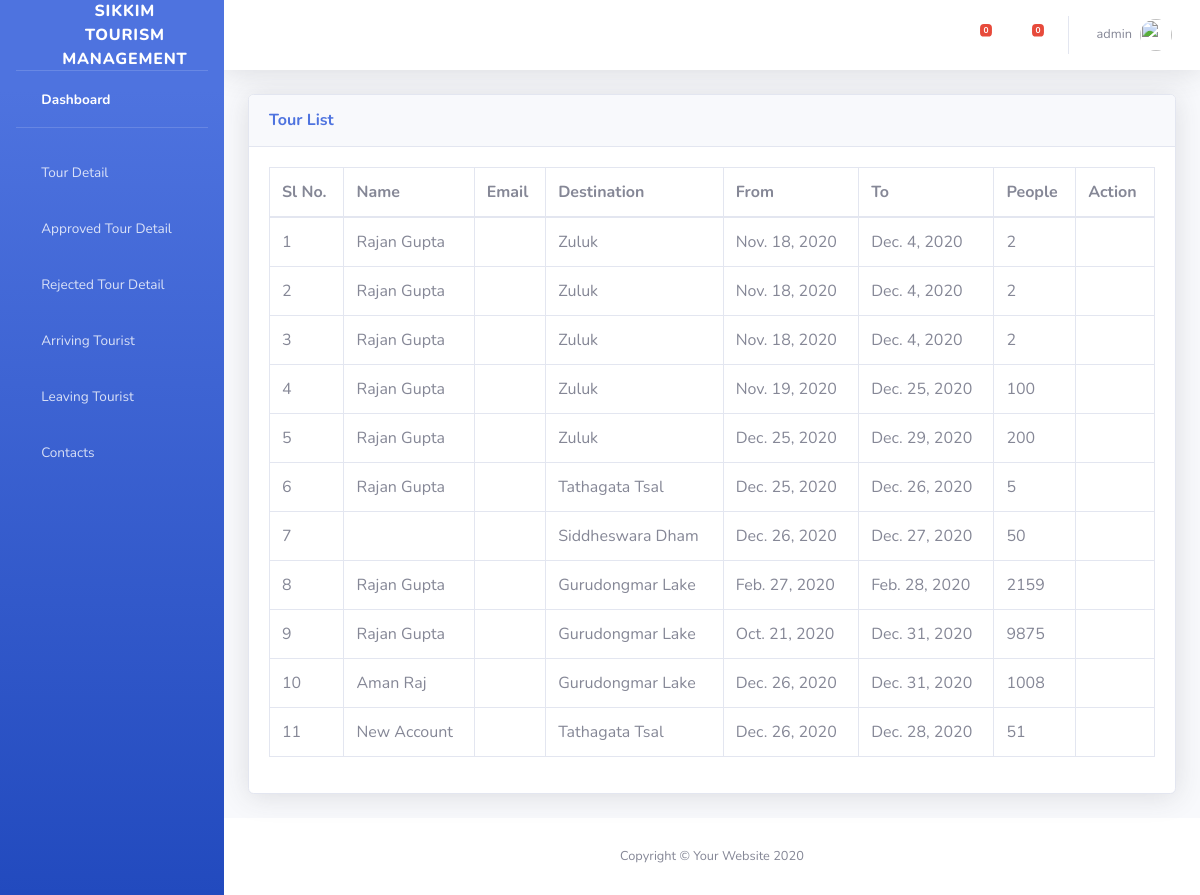
Page /Tour/?Approve=1 (signed in) on the committed database.
### signup/models.py (models this page shows)
class Tour(models.Model):
    destination = models.ForeignKey(Destinations, on_delete=models.CASCADE)
    user = models.ForeignKey(User, on_delete=models.CASCADE)
    datefrom = models.DateField(_("From"), auto_now=False, auto_now_add=False)
    dateto = models.DateField(_("To"), auto_now=False, auto_now_add=False)
    people = models.IntegerField(_("No of People"))
    read = models.BooleanField(default=False)
    arriving = models.BooleanField(default=False)
    leaving = models.BooleanField(default=False)
    timenow = models.DateTimeField(auto_now=True)
    approve = models.BooleanField(null=True, blank=True)

class Destinations(models.Model):
    name = models.CharField(_("Name"), max_length=50)
    address = models.CharField(_("Address"), max_length=100)
    description = models.CharField(_("Description"), max_length=100)
    image = models.CharField(_("Image"), max_length=50)
    text = models.TextField(_("Text"))

### signup/views.py (the view)
# urls.py: path('Tour/', views.TourView.as_view(), name="tour"),
class TourView(LoginRequiredMixin, ListView):
    model = Tour
    template_name="admin/tables.html"
    def get_queryset(self, *args, **kwargs):
        qs = super(TourView, self).get_queryset(*args, **kwargs)
        if 'Approve' in self.request.GET:
            return qs.filter(approve=True)
        elif 'Rejected' in self.request.GET:
            return qs.filter(approve=False)
        elif 'Today' in self.request.GET:
            return qs.filter(approve=True, datefrom = datetime.date.today())
        elif 'Todayleaving' in self.request.GET:
            return qs.filter(approve=True, dateto = datetime.date.today())
        else:
            return qs.filter(approve=None)
    def get_context_data(self, **kwargs):
        context = super(TourView, self).get_context_data(**kwargs)
        context['tp'] = True
        t = Tour.objects.all()
        t.update(read=True)
        context['messages'] = Contact.objects.filter(read=False)
        return context

### template/admin/tables.html (shortened to what this page needs)
  {% extends 'admin/adminbase.html' %}
  {% load static%}
    {% block css%}
    <link href="{% static 'vendor/datatables/dataTables.bootstrap4.min.css' %}" rel="stylesheet">
    {% endblock%}
        {% block content%}
                <div class="container-fluid">
                    <div class="card shadow mb-4">
                        <div class="card-header py-3">
                            <h6 class="m-0 font-weight-bold text-primary">Tour List</h6>
                        </div>
                        <div class="card-body">
                            <div class="table-responsive">
                                <table class="table table-bordered" id="dataTable" width="100%" cellspacing="0">
                                    <thead>
                                        <tr>
                                            <th>Sl No.</th>
                                            <th>Name</th>
                                            <th>Email</th>
                                            <th>Destination</th>
                                            <th>From</th>
                                            <th>To</th>
                                            <th>People</th>
                                            <th>Action </th>
                                        </tr>
                                    </thead>
                                     <tbody>
                                        {% for i in object_list %}
                                        <tr>
                                            <td class="data">{{forloop.counter}}</td>
                                            <td class="data">{{i.user.first_name}}</td>
                                            <td class="data">{{i.user.email}}</td>
                                            <td class="data">{{i.destination.name}}</td>
                                            <td class="data">{{i.datefrom}}</td>
                                            <td class="data">{{i.dateto}}</td>
                                            <td class="data">{{i.people}}</td>
                                            <th>
                                            </th>
                                        </tr>
                                        {% endfor %}
                                    </tbody>
                                </table>
                            </div>
                        </div>
                    </div>
                </div>
            </div>
{% endblock %}

### template/admin/adminbase.html (shortened to what this page needs)
{% load static %}
<!DOCTYPE html>
<html lang="en">
<head>
    <link href="{% static 'vendor/fontawesome-free/css/all.min.css'%}" rel="stylesheet" type="text/css">
    <link href="{% static 'css/sb-admin-2.min.css'%}" rel="stylesheet">
       {% block css%}
        {% endblock %}
</head>
<body id="page-top">
    <div id="wrapper">
        <ul class="navbar-nav bg-gradient-primary sidebar sidebar-dark accordion" id="accordionSidebar">
            <a class="sidebar-brand d-flex align-items-center justify-content-center" href="index.html">
                <div class="sidebar-brand-icon rotate-n-15">
                    <i class="fas fa-laugh-wink"></i>
                </div>
                <div class="sidebar-brand-text mx-3">Sikkim Tourism Management</div>
            </a>
            <hr class="sidebar-divider my-0">
            <li class="nav-item active">
                <a class="nav-link" href="{% url 'adminview'%}">
                    <i class="fas fa-fw fa-tachometer-alt"></i>
                    <span>Dashboard</span></a>
            </li>
            <hr class="sidebar-divider">
            <li class="nav-item">
                <a class="nav-link" href="{% url 'tour' %}">
                    <i class="fas fa-fw fa-chart-area"></i>
                    <span>Tour Detail</span></a>
            </li>
            <li class="nav-item">
                <a class="nav-link" href="{% url 'tour' %}?Approve=1">
                    <i class="fas fa-fw fa-chart-area"></i>
                    <span>Approved Tour Detail</span></a>
            </li>
            <li class="nav-item">
                <a class="nav-link" href="{% url 'tour' %}?Rejected=1">
                    <i class="fas fa-fw fa-chart-area"></i>
                    <span>Rejected Tour Detail</span></a>
            </li>
                <li class="nav-item">
                <a class="nav-link" href="{% url 'tour' %}?Today=1">
                    <i class="fas fa-fw fa-chart-area"></i>
                    <span>Arriving Tourist</span></a>
            </li>
            <li class="nav-item">
                <a class="nav-link" href="{% url 'tour' %}?Todayleaving=1">
                    <i class="fas fa-fw fa-chart-area"></i>
                    <span>Leaving Tourist</span></a>
            </li>
            <li class="nav-item">
                <a class="nav-link" href="{% url 'contact' %}">
                    <i class="fas fa-fw fa-table"></i>
                    <span>Contacts</span></a>
            </li>
        </ul>
        <div id="content-wrapper" class="d-flex flex-column">
            <div id="content">
                <nav class="navbar navbar-expand navbar-light bg-white topbar mb-4 static-top shadow">
                    <ul class="navbar-nav ml-auto">
                        <li class="nav-item dropdown no-arrow mx-1">
                            <a class="nav-link dropdown-toggle" href="#" id="alertsDropdown" role="button"
                                data-toggle="dropdown" aria-haspopup="true" aria-expanded="false">
                                <i class="fas fa-bell fa-fw"></i>
                                <span class="badge badge-danger badge-counter">{{tour|length}}</span>
                            </a>
                        </li>
                        <li class="nav-item dropdown no-arrow mx-1">
                            <a class="nav-link dropdown-toggle" href="#" id="messagesDropdown" role="button"
                                data-toggle="dropdown" aria-haspopup="true" aria-expanded="false">
                                <i class="fas fa-envelope fa-fw"></i>
                                <span class="badge badge-danger badge-counter">{{messages|length}}</span>
                            </a>
                        </li>
                        <li class="nav-item dropdown no-arrow">
                            <a class="nav-link dropdown-toggle" href="#" id="userDropdown" role="button"
                                data-toggle="dropdown" aria-haspopup="true" aria-expanded="false">
                                <span class="mr-2 d-none d-lg-inline text-gray-600 small">{{request.user.username}}</span>
                                <img class="img-profile rounded-circle"
                                    src="{% static 'img/undraw_profile.svg' %}">
                            </a>
                        </li>
                    </ul>
                </nav>
                {% block content %}
                {% endblock %}
              <footer class="sticky-footer bg-white">
                <div class="container my-auto">
                    <div class="copyright text-center my-auto">
                        <span>Copyright &copy; Your Website 2020</span>
                    </div>
                </div>
            </footer>
        </div>
    </div>

### rows in the picture
Tour: user.first_name "Rajan Gupta", destination.name "Zuluk", datefrom "Nov. 18, 2020", dateto "Dec. 4, 2020", people "2"
Tour: user.first_name "Rajan Gupta", destination.name "Zuluk", datefrom "Nov. 18, 2020", dateto "Dec. 4, 2020", people "2"
Tour: user.first_name "Rajan Gupta", destination.name "Zuluk", datefrom "Nov. 18, 2020", dateto "Dec. 4, 2020", people "2"
Tour: user.first_name "Rajan Gupta", destination.name "Zuluk", datefrom "Nov. 19, 2020", dateto "Dec. 25, 2020", people "100"
Tour: user.first_name "Rajan Gupta", destination.name "Zuluk", datefrom "Dec. 25, 2020", dateto "Dec. 29, 2020", people "200"
Tour: user.first_name "Rajan Gupta", destination.name "Tathagata Tsal", datefrom "Dec. 25, 2020", dateto "Dec. 26, 2020", people "5"
Tour: destination.name "Siddheswara Dham", datefrom "Dec. 26, 2020", dateto "Dec. 27, 2020", people "50"
Tour: user.first_name "Rajan Gupta", destination.name "Gurudongmar Lake", datefrom "Feb. 27, 2020", dateto "Feb. 28, 2020", people "2159"
Tour: user.first_name "Rajan Gupta", destination.name "Gurudongmar Lake", datefrom "Oct. 21, 2020", dateto "Dec. 31, 2020", people "9875"
Tour: user.first_name "Aman Raj", destination.name "Gurudongmar Lake", datefrom "Dec. 26, 2020", dateto "Dec. 31, 2020", people "1008"
Tour: user.first_name "New Account", destination.name "Tathagata Tsal", datefrom "Dec. 26, 2020", dateto "Dec. 28, 2020", people "51"

### other values in the picture
{{ tour|length }} "0"
{{ messages|length }} "0"
{{ request.user.username }} "admin"
